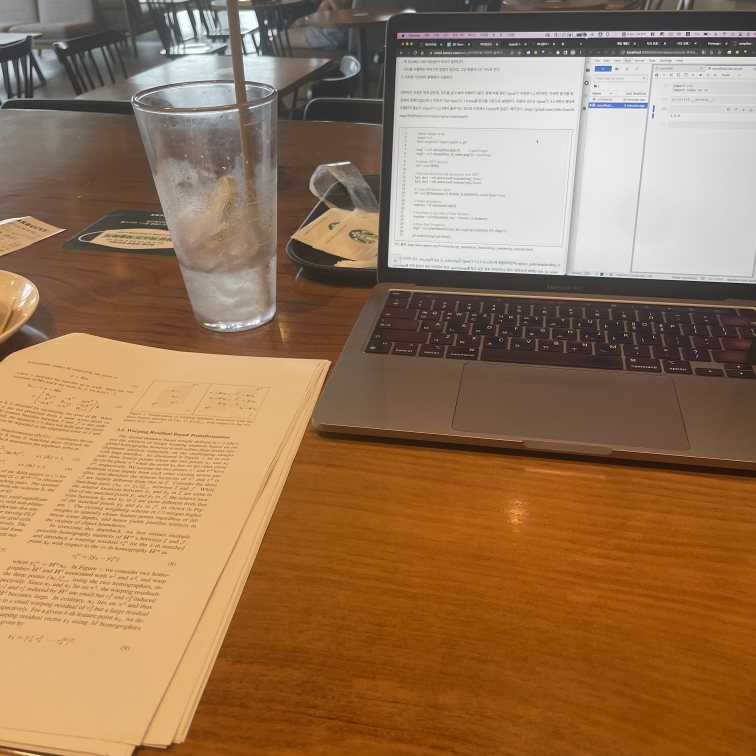
#> input picture img1.jpeg, 3024 x 3024 px, given in place of img1.png, which was not available (shown at 1/4 size)
$ jupyter execute WRBIS2.ipynb   (shell and % lines are left out)
#> lines starting #> are read from the running program, lines starting #| are printed output that depends on the picture; pictures that were not available may be replaced by others from this repository, and a replacement may not be noted
[cell 1]
import cv2
import numpy as np


def cvshow(name, img):
    cv2.imshow(name, img)
    cv2.waitKey(0)
    cv2.destroyAllWindows()
    cv2.destroyAllWindows()


def sift_kp(image):
    gray_image = cv2.cvtColor(image, cv2.COLOR_BGR2GRAY)
    sift = cv2.SIFT_create()
    sift = cv2.SIFT_create()
    kp, des = sift.detectAndCompute(image, None)
    kp_image = cv2.drawKeypoints(gray_image, kp, None)
    return kp_image, kp, des


def get_good_match(des1, des2):
    bf = cv2.BFMatcher()
    matches = bf.knnMatch(des1, des2, k=2)  # des1 is the template image, des2 is the matching image
    matches = sorted(matches, key=lambda x: x[0].distance / x[1].distance)
    good = []
    for m, n in matches:
        if m.distance < 0.55 * n.distance:
            good.append(m)
    return good


def drawMatches(imageA, imageB, kpsA, kpsB, matches, status):
    # Initialize the visualization picture, connect the A and B pictures left and right together
    (hA, wA) = imageA.shape[:2]
    (hB, wB) = imageB.shape[:2]
    vis = np.zeros((max(hA, hB), wA + wB, 3), dtype="uint8")
    vis[0:hA, 0:wA] = imageA
    vis[0:hB, wA:] = imageB

    # Joint traversal, draw matching pairs
    for ((trainIdx, queryIdx), s) in zip(matches, status):
        # When the point pair is matched successfully, draw it on the visualization
        if s == 1:
            # Draw matching pairs
            ptA = (int(kpsA[queryIdx][0]), int(kpsA[queryIdx][1]))
            ptB = (int(kpsB[trainIdx][0]) + wA, int(kpsB[trainIdx][1]))
            cv2.line(vis, ptA, ptB, (0, 255, 0), 1)

    # Return visualization results
    return vis


# Panorama stitching
def siftimg_rightlignment(img_right, img_left):
    _, kp1, des1 = sift_kp(img_right)
    _, kp2, des2 = sift_kp(img_left)
    goodMatch = get_good_match(des1, des2)
    # When the matching pairs of the filter items are greater than 4 pairs: calculate the perspective transformation matrix
    if len(goodMatch) > 4:
        # Get the point coordinates of the matching pair
        ptsA = np.float32([kp1[m.queryIdx].pt for m in goodMatch]).reshape(-1, 1, 2)
        ptsB = np.float32([kp2[m.trainIdx].pt for m in goodMatch]).reshape(-1, 1, 2)
        ransacReprojThreshold = 4
        H, status = cv2.findHomography(ptsA, ptsB, cv2.RANSAC, ransacReprojThreshold)

        print(H)
        #H = np.array([[-3.95002617e-01,-7.49813070e-02, 4.43642683e+02], [-4.06655962e-01,5.27365057e-01, 1.20636875e+02],[-1.60149798e-03, -3.69708507e-05, 1.00000000e+00]])

        # The function of this function is to first use RANSAC to select the best four sets of pairing points, and then calculate the H matrix. H is a 3*3 matrix

        # Change the angle of view to the right of the picture, result is the transformed picture
        result = cv2.warpPerspective(img_right, H, (img_right.shape[1] + img_left.shape[1], img_right.shape[0]))
        cvshow('result_medium', result)
        # Pass the picture left to the left end of the result picture
        result[0:img_left.shape[0], 0:img_left.shape[1]] = img_left
        return result

[cell 2]
# Feature matching + panoramic stitching
import numpy as np
import cv2
import matplotlib.pyplot as plt

# Read the stitched pictures (note the placement of the left and right pictures)
# Is to transform the graphics on the right
img_left = cv2.imread('img1.png')
#> img_left is the input picture: shape (3024, 3024, 3); mean B, G, R 86.8, 119.2, 153.1
img_right = cv2.imread('img2.png')
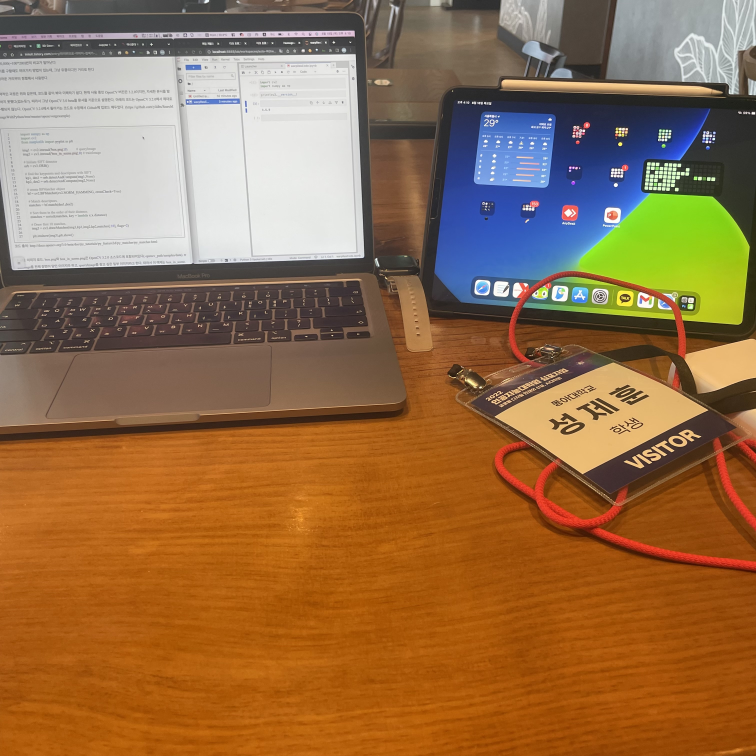
#> input picture img2.jpeg, 3024 x 3024 px, given in place of img2.png, which was not available (shown at 1/4 size)
#> img_right is the input picture: shape (3024, 3024, 3); mean B, G, R 73, 110.4, 148.3

img_right = cv2.resize(img_right, None, fx=0.5, fy=0.3)
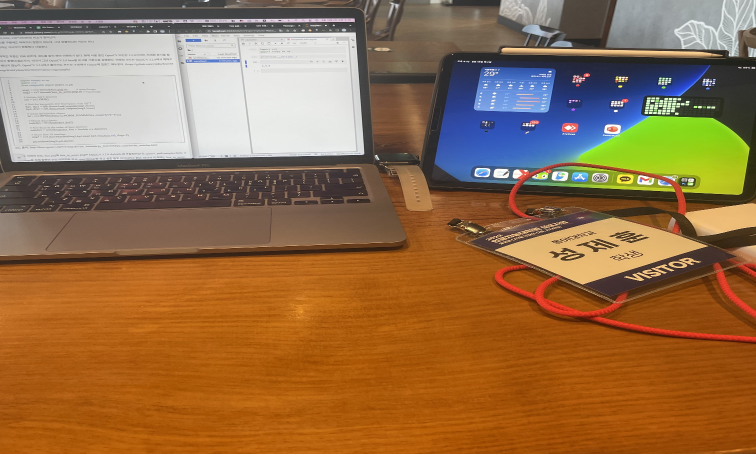
#> img_right: shape (907, 1512, 3) (shown at 1/2 size); mean B, G, R 72.9, 110.4, 148.2
# Ensure that the two images are the same size
img_left = cv2.resize(img_left, (img_right.shape[1], img_right.shape[0]))
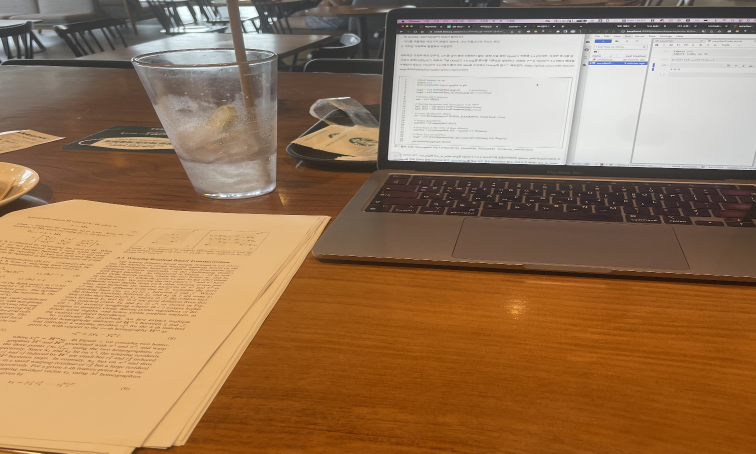
#> img_left: shape (907, 1512, 3) (shown at 1/2 size); mean B, G, R 86.7, 119.1, 153

kpimg_right, kp1, des1 = sift_kp(img_right)
#> in sift_kp, `gray_image = cv2.cvtColor(image, cv2.COLOR_BGR2GRAY)`:
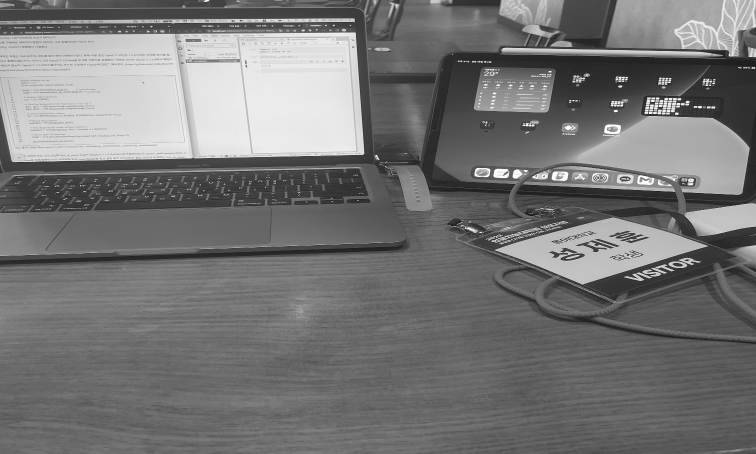
#> gray_image: shape (907, 1512) (shown at 1/2 size); min 6, max 255, mean 117.4
#> in sift_kp, `kp, des = sift.detectAndCompute(image, None)`: kp = 2404 keypoints; strongest (x, y, size): (973, 244, 2), (922, 122, 2.2), (1240, 173, 3.9), (1400, 214, 3.9)
#> kp1 has the same summary as kp in sift_kp
kpimg_left, kp2, des2 = sift_kp(img_left)
#> in sift_kp (call 2), `gray_image = cv2.cvtColor(image, cv2.COLOR_BGR2GRAY)`:
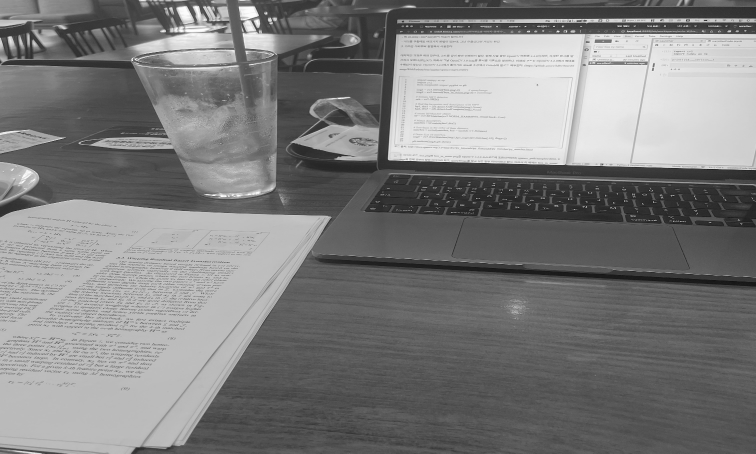
#> gray_image: shape (907, 1512) (shown at 1/2 size); min 9, max 254, mean 125.6
#> in sift_kp (call 2), `kp, des = sift.detectAndCompute(image, None)`: kp = 3251 keypoints; strongest (x, y, size): (1126, 53, 2.2), (1490, 62, 1.8), (1140, 42, 1.8), (1453, 52, 1.8)
#> kp2 has the same summary as kp in sift_kp

# # Display the original image and the image after key point detection at the same time
# cvshow('img_left', np.hstack((img_left, kpimg_left)))
# cvshow('img_right', np.hstack((img_right, kpimg_right)))
goodMatch = get_good_match(des1, des2)
#> in get_good_match, `matches = bf.knnMatch(des1, des2, k=2)`: matches = 2404 matches
#> after the loop in get_good_match, `for m, n in matches:`: good = 66 matches
#> goodMatch = 66 matches
all_goodmatch_img = cv2.drawMatches(img_right, kp1, img_left, kp2, goodMatch, None, flags=2)

# # goodmatch_img Set the first goodMatch[:10]
goodmatch_img = cv2.drawMatches(img_right, kp1, img_left, kp2, goodMatch[:10], None, flags=2)
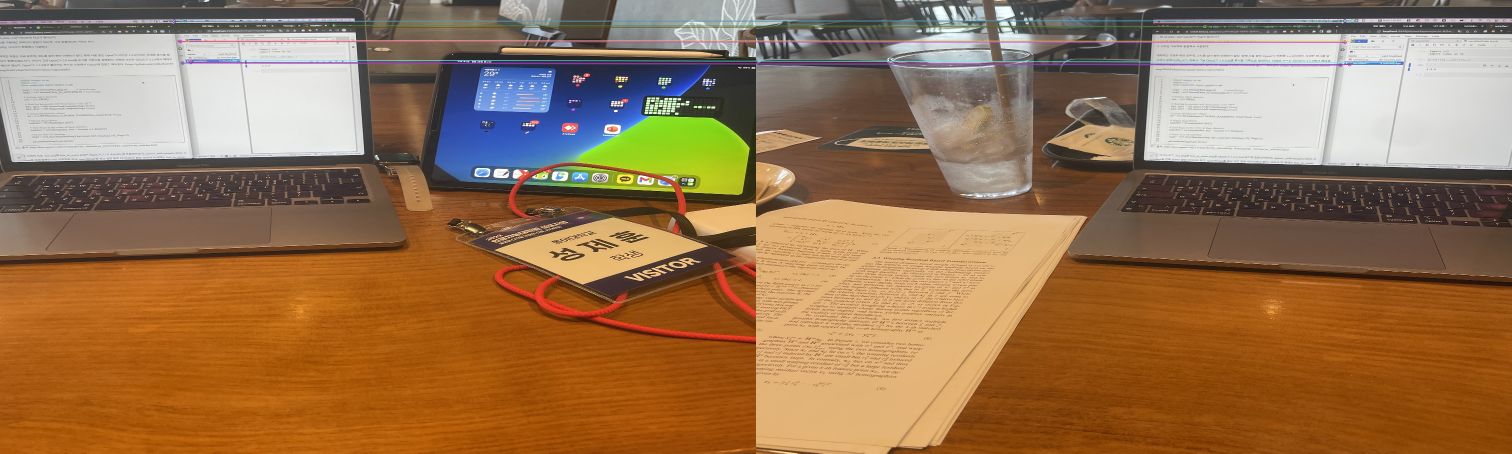
#> goodmatch_img: shape (907, 3024, 3) (shown at 1/2 size); mean B, G, R 80, 114.7, 150.7

# cvshow('Keypoint Matches1', all_goodmatch_img)
# cvshow('Keypoint Matches2', goodmatch_img)

# # Stitch the picture into a panorama
result = siftimg_rightlignment(img_right, img_left)
#> in sift_kp (call 3), `kp, des = sift.detectAndCompute(image, None)`: kp = 2404 keypoints; strongest (x, y, size): (973, 244, 2), (922, 122, 2.2), (1240, 173, 3.9), (1400, 214, 3.9)
#> in sift_kp (call 3), `kp_image = cv2.drawKeypoints(gray_image, kp, None)`:
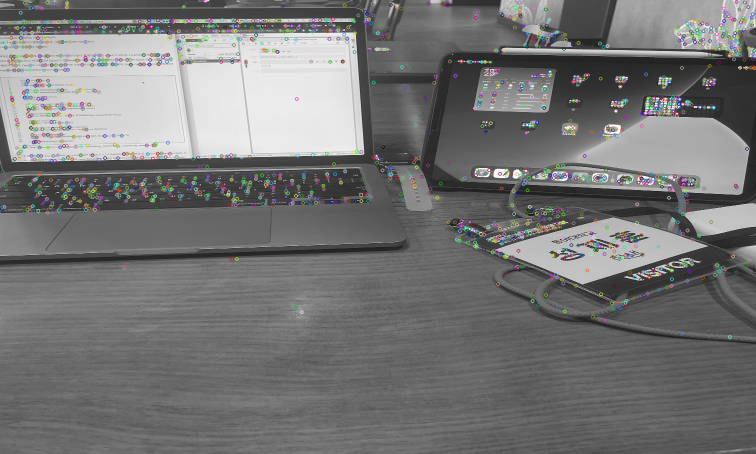
#> kp_image: shape (907, 1512, 3) (shown at 1/2 size); mean of channels 0, 1, 2 117, 117.2, 117.1; drawn as B, G, R
#> in sift_kp (call 4), `kp, des = sift.detectAndCompute(image, None)`: kp = 3251 keypoints; strongest (x, y, size): (1126, 53, 2.2), (1490, 62, 1.8), (1140, 42, 1.8), (1453, 52, 1.8)
#> in sift_kp (call 4), `kp_image = cv2.drawKeypoints(gray_image, kp, None)`:
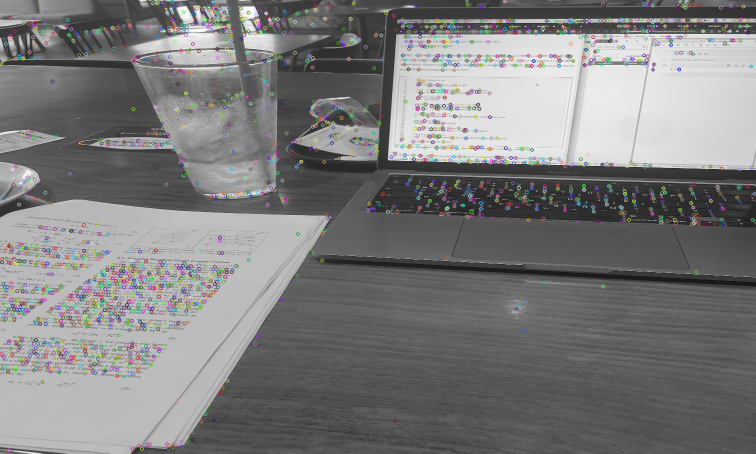
#> kp_image: shape (907, 1512, 3) (shown at 1/2 size); mean of channels 0, 1, 2 124.6, 124.6, 124.7; drawn as B, G, R
#> in siftimg_rightlignment, `goodMatch = get_good_match(des1, des2)`: goodMatch = 66 matches
#> in siftimg_rightlignment, `ptsA = np.float32([kp1[m.queryIdx].pt for m in goodMatch]).reshape(-1,..`: ptsA = 66 rows, first 8: [82.35, 54.75], [667.6, 50.6], [348, 42.35], [362, 42.04], [463.7, 119.6], [364.6, 125.8], [360.4, 82.69], [360.4, 82.69]
#> in siftimg_rightlignment, `ptsB = np.float32([kp2[m.trainIdx].pt for m in goodMatch]).reshape(-1,..`: ptsB = 66 rows, first 8: [903.2, 53.18], [1125.5, 52.54], [1177.1, 41.3], [1191.8, 41.07], [1277.6, 124.5], [1169, 129.9], [1177.4, 84.13], [1177.4, 84.13]
#> in siftimg_rightlignment, `H, status = cv2.findHomography(ptsA, ptsB, cv2.RANSAC, ransacReprojThr..`: H = [[0.81, -0.221, 839], [-0.0051, 1.01, -2.07], [-0.000167, 6.18e-05, 1]]; status = 66 values, max 1 at index 0, min 0 at index 1, mean 0.879
#| [[ 8.10343672e-01 -2.21460793e-01  8.39021289e+02]
#|  [-5.10139108e-03  1.00925512e+00 -2.06908009e+00]
#|  [-1.66765578e-04  6.18370764e-05  1.00000000e+00]]
#> in siftimg_rightlignment, `result = cv2.warpPerspective(img_right, H, (img_right.shape[1] + img_l..`:
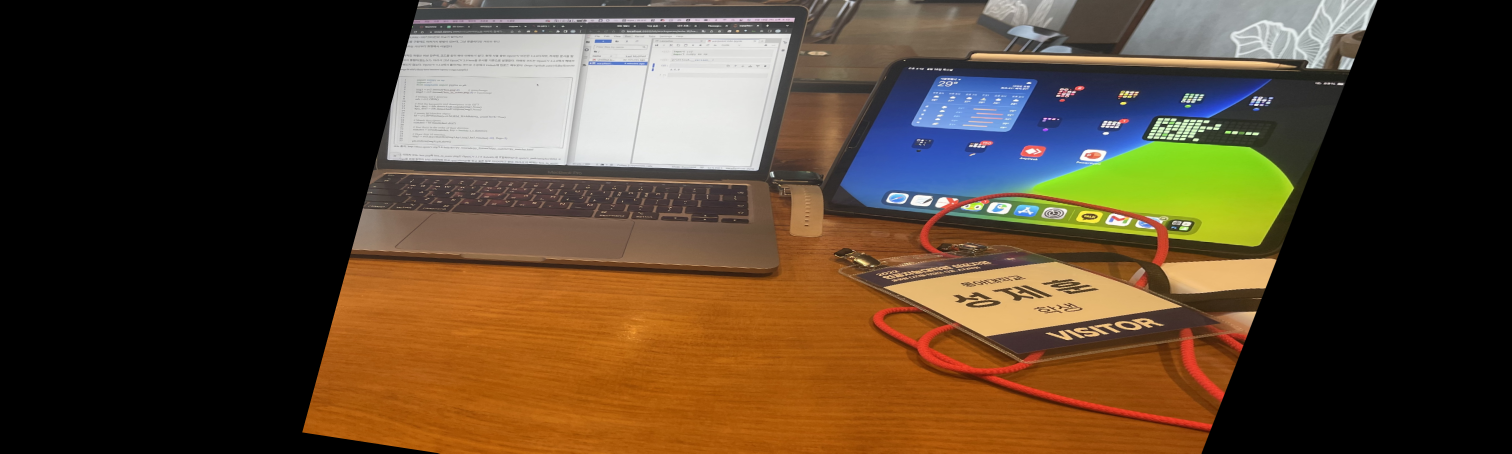
#> result: shape (907, 3024, 3) (shown at 1/2 size); mean B, G, R 48.1, 68.7, 87.4
#> in siftimg_rightlignment, `result[0:img_left.shape[0], 0:img_left.shape[1]] = img_left`:
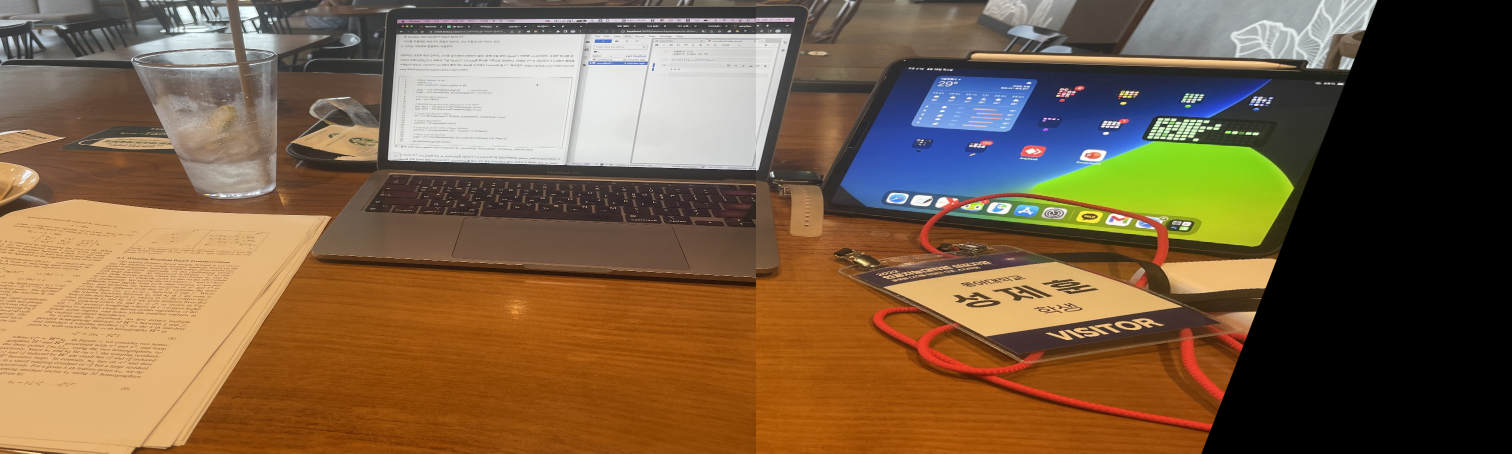
#> result: shape (907, 3024, 3) (shown at 1/2 size); mean B, G, R 68.8, 95.8, 120.8
# cvshow('result', result)

[cell 3]
print(result)
#> (printed output is left out)
# plt.imshow(result)
